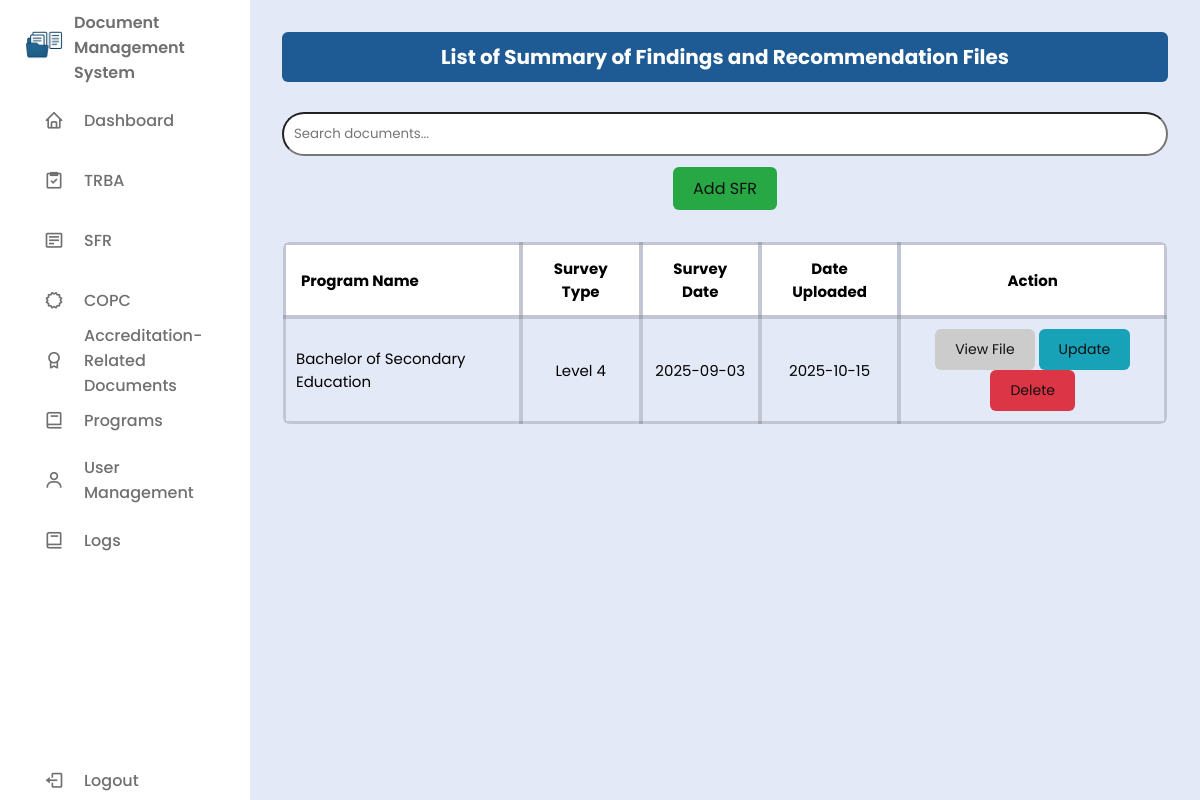
Screenshot of /users/sfr.php (signed in) with the database file from the repository.
### tables this page shows
CREATE TABLE `sfr` (
  `id` int(11) NOT NULL,
  `program_name` varchar(255) NOT NULL,
  `survey_type` varchar(255) NOT NULL,
  `survey_date` date NOT NULL,
  `file_name` varchar(255) NOT NULL,
  `date_uploaded` date NOT NULL DEFAULT current_timestamp()
);

### users/sfr.php (the view, shortened to what this page needs)
<?php
require '../db/db_conn.php';
$isAdmin = isset($_SESSION['user_role']) && $_SESSION['user_role'] === 'admin';
?>
<!DOCTYPE html>
<html lang="en">
<head>
  <link href="https://unpkg.com/boxicons@2.1.4/css/boxicons.min.css" rel="stylesheet" />
  <link rel="stylesheet" href="../css/style.css" />
</head>
<body>
<?php include('../includes/sidebar.php'); ?>
<section class="dashboard-content">
  <section class="table-section">
    <h2>List of Summary of Findings and Recommendation Files</h2>
    <div class="search-bar">
      <input type="text" id="searchInput" placeholder="Search documents..." onkeyup="filterTable()" />
    </div>
    <?php if ($isAdmin): ?>
    <div class="add-button-container">
      <a href="../views/add_sfr_page.php" class="btn-add">Add SFR</a>
    </div>
    <?php endif; ?>
    <div class="table-container">
      <table>
        <thead>
          <tr>
            <th>Program Name</th>
            <th>Survey Type</th>
            <th>Survey Date</th>
            <th>Date Uploaded</th>
            <th>Action</th>
          </tr>
        </thead>
        <tbody>
        <?php
        $sql = "SELECT * FROM sfr ORDER BY date_uploaded DESC";
        $result = $conn->query($sql);
        if ($result && $result->num_rows > 0):
          while ($row = $result->fetch_assoc()):
        ?>
          <tr>
            <td><?= htmlspecialchars($row['program_name']) ?></td>
            <td><?= htmlspecialchars($row['survey_type']) ?></td>
            <td><?= htmlspecialchars($row['survey_date']) ?></td>
            <td><?= htmlspecialchars($row['date_uploaded']) ?></td>
            <td>
            <button type="button" class="btn-view" onclick="window.location.href='../views/view_sfr_page.php?id=<?= $row['id'] ?>'">View File</button>
            <?php if ($isAdmin): ?>
              <button class="btn-update" onclick="openUpdateSfrModal(
                <?= $row['id'] ?>,
                '<?= htmlspecialchars($row['program_name'], ENT_QUOTES) ?>',
                '<?= htmlspecialchars($row['survey_type'], ENT_QUOTES) ?>',
                '<?= $row['survey_date'] ?>'
              )">Update</button>
              <button class="btn-delete" onclick="openDeleteSfrModal(<?= $row['id'] ?>)">Delete</button>
            <?php endif; ?>
            </td>
          </tr>
        <?php endwhile; else: ?>
          <tr><td colspan="<?= $isAdmin ? 6 : 5 ?>">No documents found.</td></tr>
        <?php endif; ?>
        </tbody>
      </table>
    </div>
  </section>
</section>
</body>
</html>

### css/style.css (style rules this page uses)
* { margin: 0; padding: 0; box-sizing: border-box; font-family: 'Poppins', sans-serif; }
:root { --body-color: #E4E9F7; --sidebar-color: #FFF; --primary-color: #1E5A94; --primary-color-light: #F6FSFF; --toggle-color: #DDD; --text-color: #707070; --tran-02: all 0.2s ease; --tran-03: all 0.3s ease; --tran-04: all 0.4s ease; --tran-05: all 0.5s ease; }
body { height: 100vh; background: var(--body-color); display: flex; }
.dashboard-content { margin-left: 250px; padding: 2rem; width: 100%; min-height: 100vh; background: var(--body-color); position: relative; overflow: hidden; }
.dashboard-content > * { position: relative; z-index: 1; }
.table-section h2 { background-color: #1E5A94; padding: 10px 15px; border-radius: 6px; text-align: center; margin-bottom: 10px; font-size: 20px; color: #fff; }
.table-section table { background: #fff; width: 100%; border-collapse: collapse; margin-top: 20px; font-size: 15px; color: #000; border: 1px solid rgba(0, 0, 0, 0.2); border-radius: 8px; overflow: hidden; }
.table-section th, .table-section td { padding: 12px 15px; border: 4px solid rgba(0, 0, 0, 0.15); text-align: left; }
.table-section th { background-color: rgba(255, 255, 255, 0.85); font-weight: 600; }
.table-container { max-height: 400px; overflow-y: auto; border-radius: 6px; background-color: transparent; }
.table-container table { width: 100%; border-collapse: collapse; background: transparent; font-size: 15px; color: #000; }
.table-container th, .table-container td { padding: 10px; text-align: left; border-bottom: 1px solid #ddd; }
.table-container thead th { position: sticky; top: 0; background-color: #fff; font-weight: 700; padding: 12px 15px; border: 4px solid rgba(0, 0, 0, 0.15); z-index: 1; text-align: center; }
.table-section td, .table-section th { text-align: center; }
.table-section tr:last-child td { border-bottom: 4px solid rgba(0, 0, 0, 0.15); }
.table-section td:first-child, .table-section th:first-child { text-align: left; }
.btn-update, .btn-view, .btn-delete, .btn-add { padding: 10px 20px; border: none; border-radius: 6px; font-size: 14px; cursor: pointer; transition: background-color 0.3s ease; color: #101010; text-decoration: none; }
.btn-view { background-color: #ccc; }
.btn-update { background-color: #17a2b8; }
.btn-delete { background-color: #dc3545; }
.btn-add { background-color: #28a745; font-size: 16px; }
.add-button-container { width: 100%; margin: 20px auto; text-align: center; }
.search-bar { margin: 30px 0 10px; }
#searchInput { width: 100%; padding: 10px; border-radius: 25px; }

### rows the page displays
sfr: program_name "Bachelor of Secondary Education", survey_type "Level 4", survey_date "2025-09-03", date_uploaded "2025-10-15"
